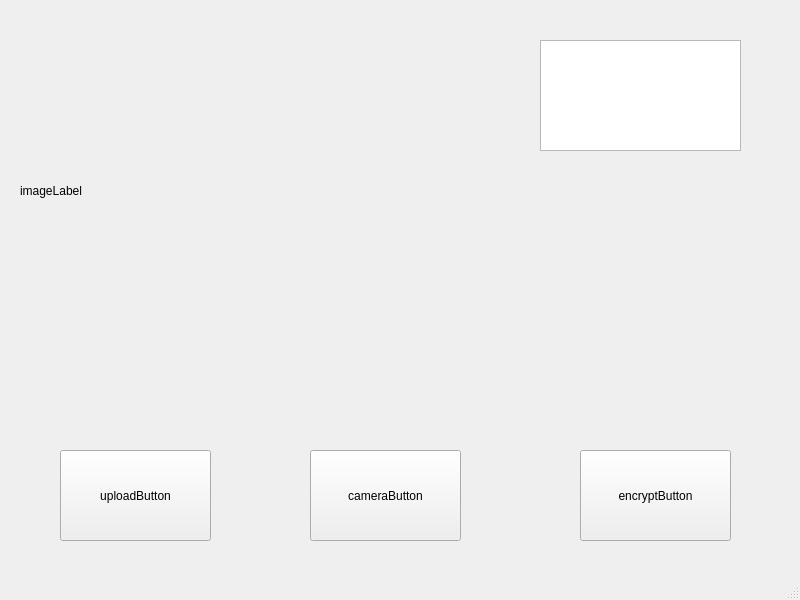
<?xml version="1.0" encoding="UTF-8"?>
<ui version="4.0">
 <class>MainWindow</class>
 <widget class="QMainWindow" name="MainWindow">
  <property name="geometry">
   <rect>
    <x>0</x>
    <y>0</y>
    <width>800</width>
    <height>600</height>
   </rect>
  </property>
  <property name="windowTitle">
   <string>MainWindow</string>
  </property>
  <widget class="QWidget" name="centralwidget">
   <widget class="QPushButton" name="uploadButton">
    <property name="geometry">
     <rect>
      <x>60</x>
      <y>450</y>
      <width>151</width>
      <height>91</height>
     </rect>
    </property>
    <property name="text">
     <string>uploadButton</string>
    </property>
   </widget>
   <widget class="QPushButton" name="cameraButton">
    <property name="geometry">
     <rect>
      <x>310</x>
      <y>450</y>
      <width>151</width>
      <height>91</height>
     </rect>
    </property>
    <property name="text">
     <string>cameraButton</string>
    </property>
   </widget>
   <widget class="QPushButton" name="encryptData">
    <property name="geometry">
     <rect>
      <x>580</x>
      <y>450</y>
      <width>151</width>
      <height>91</height>
     </rect>
    </property>
    <property name="text">
     <string>encryptButton</string>
    </property>
   </widget>
   <widget class="QLabel" name="imageLabel">
    <property name="geometry">
     <rect>
      <x>20</x>
      <y>30</y>
      <width>361</width>
      <height>321</height>
     </rect>
    </property>
    <property name="text">
     <string>imageLabel</string>
    </property>
   </widget>
   <widget class="QTextEdit" name="statusTextEdit">
    <property name="geometry">
     <rect>
      <x>540</x>
      <y>40</y>
      <width>201</width>
      <height>111</height>
     </rect>
    </property>
   </widget>
  </widget>
  <widget class="QMenuBar" name="menubar">
   <property name="geometry">
    <rect>
     <x>0</x>
     <y>0</y>
     <width>800</width>
     <height>23</height>
    </rect>
   </property>
  </widget>
  <widget class="QStatusBar" name="statusbar"/>
 </widget>
 <resources/>
 <connections/>
</ui>
